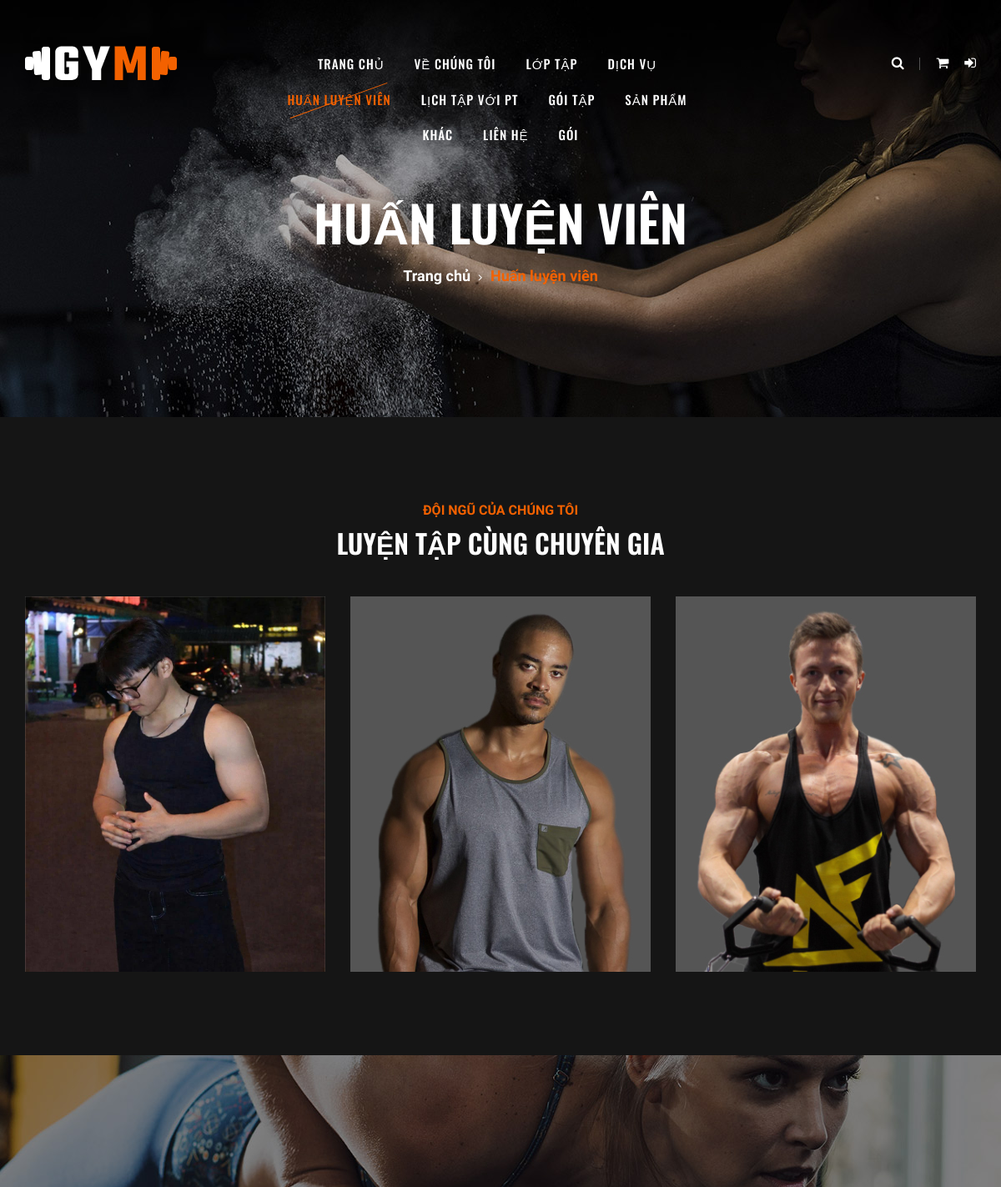
/client/trainers.php (upper part), run on an earlier commit of the app's database.
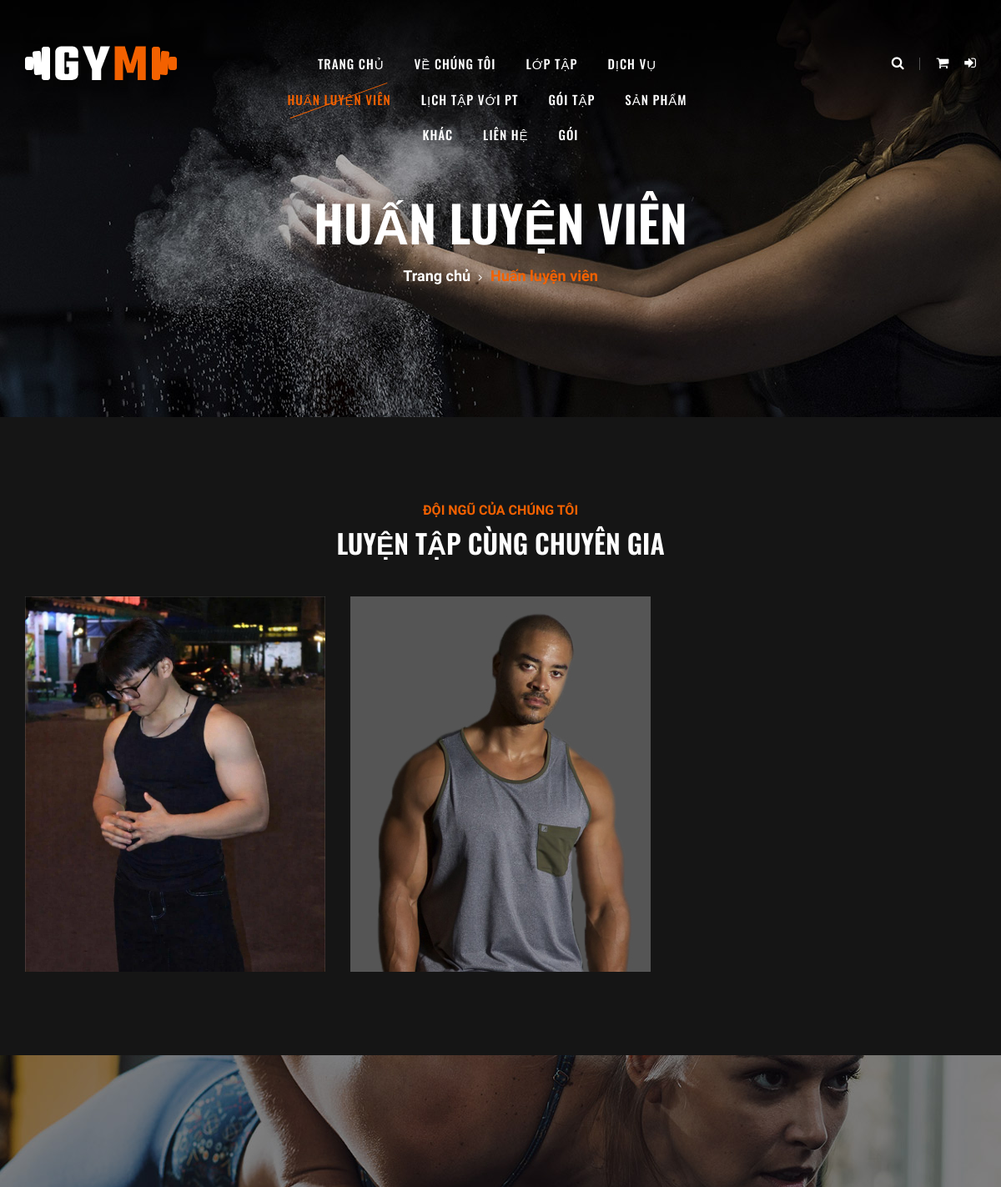
And on a later commit of the database.
### tables this page shows
CREATE TABLE `trainers` (
  `id` int NOT NULL AUTO_INCREMENT,
  `full_name` varchar(100) NOT NULL,
  `img` varchar(255) DEFAULT NULL COMMENT 'Đường dẫn hình ảnh huấn luyện viên',
  `type` enum('Nội bộ','Tự do') DEFAULT 'Nội bộ',
  `phone` varchar(15) NOT NULL,
  `status` varchar(50) DEFAULT NULL,
  PRIMARY KEY (`id`)
);

### client/trainers.php (the view, shortened to what this page needs)
<?php
require_once '../config/db.php';
$sql = "SELECT * FROM trainers WHERE status = 'hoạt động' ORDER BY id ASC";
$trainers_result = $conn->query($sql);
include 'layout/header.php';
?>
<section class="breadcrumb-section set-bg" data-setbg="assets/img/breadcrumb-bg.jpg">
    <div class="container">
        <div class="row">
            <div class="col-lg-12 text-center">
                <div class="breadcrumb-text">
                    <h2>Huấn luyện viên</h2>
                    <div class="bt-option">
                        <a href="index.php">Trang chủ</a>
                        <span>Huấn luyện viên</span>
                    </div>
                </div>
            </div>
        </div>
    </div>
</section>
<section class="team-section team-page spad">
    <div class="container">
        <div class="row">
            <div class="col-lg-12">
                <div class="section-title">
                    <span>Đội ngũ của chúng tôi</span>
                    <h2>LUYỆN TẬP CÙNG CHUYÊN GIA</h2>
                </div>
            </div>
        </div>
        <div class="row">
            <?php
            if ($trainers_result && $trainers_result->num_rows > 0) {
                while($trainer = $trainers_result->fetch_assoc()) {
                    $rawImg = trim($trainer['image'] ?? '');
                    if ($rawImg !== '') {
                        if (preg_match('/^https?:\/\//', $rawImg)) {
                            $imgPath = $rawImg;
                        } else {
                            $filename = basename($rawImg);
                            $imgPath = 'assets/img/team/' . $filename;
                        }
                        if (!preg_match('/^https?:\/\//', $imgPath) && !file_exists(__DIR__ . '/' . $imgPath)) {
                            $candidate = 'assets/img/team/team-' . intval($trainer['id']) . '.jpg';
                            if (file_exists(__DIR__ . '/' . $candidate)) {
                                $imgPath = $candidate;
                            } else {
                                $idx = (intval($trainer['id']) - 1) % 6 + 1;
                                $imgPath = 'assets/img/team/team-' . $idx . '.jpg';
                            }
                        }
                    } else {
                        $candidate = 'assets/img/team/team-' . intval($trainer['id']) . '.jpg';
                        if (file_exists(__DIR__ . '/' . $candidate)) {
                            $imgPath = $candidate;
                        } else {
                            $idx = (intval($trainer['id']) - 1) % 6 + 1;
                            $imgPath = 'assets/img/team/team-' . $idx . '.jpg';
                        }
                    }
            ?>
            <div class="col-lg-4 col-sm-6">
                <div class="ts-item set-bg" data-setbg="<?php echo htmlspecialchars($imgPath); ?>">
                </div>
            </div>
            <?php
                }
            } else {
            ?>
            <div class="col-lg-12 text-center">
                <p>Hiện tại chưa có huấn luyện viên nào.</p>
            </div>
            <?php } ?>
        </div>
    </div>
</section>
<section class="banner-section set-bg" data-setbg="assets/img/banner-bg.jpg">
</section>
<?php include 'layout/footer.php'; ?>

What changed in the data, as far as the page shows it:
removed trainers: shows a picture
